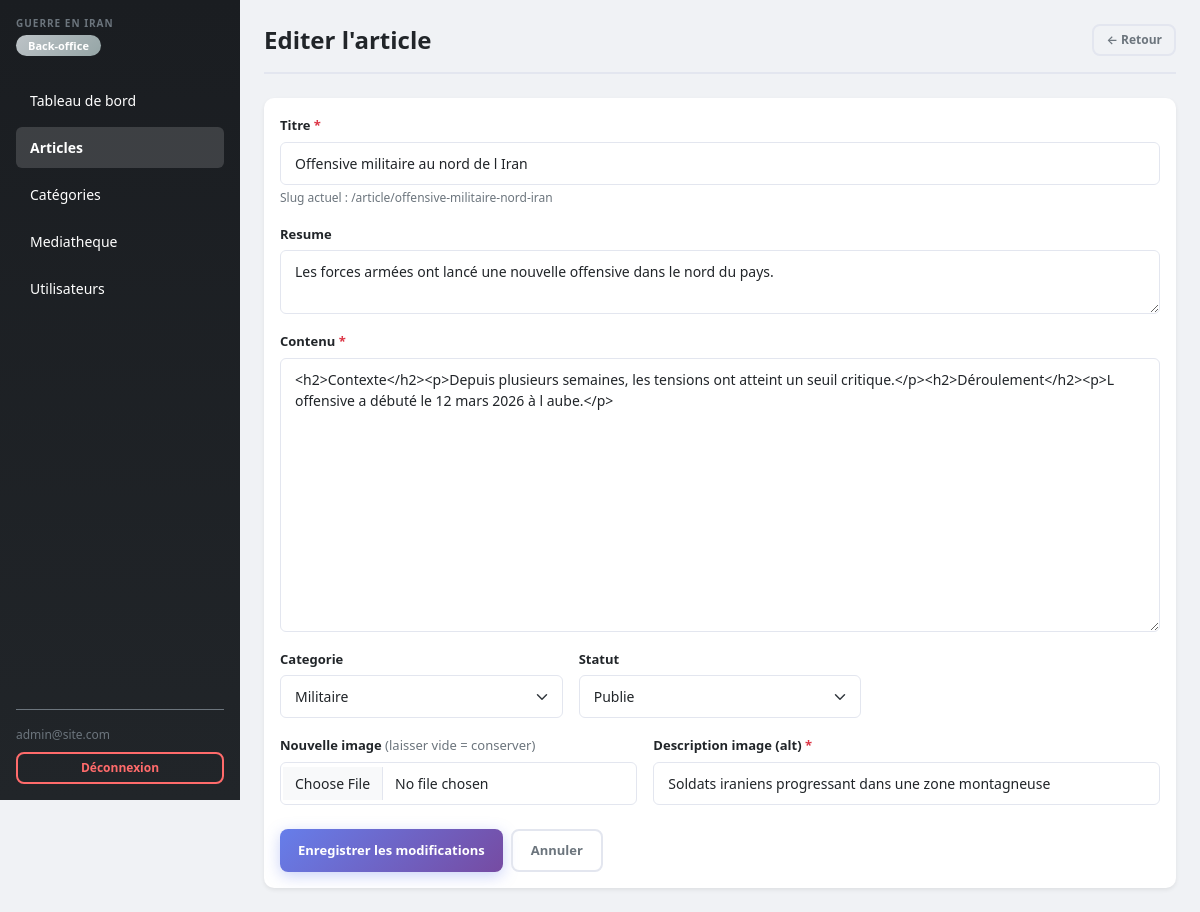
/backoffice/src/articles/edit.php?id=1 (signed in), run on the app's committed database.
### tables this page shows
CREATE TABLE IF NOT EXISTS articles (
  id               INT AUTO_INCREMENT PRIMARY KEY,
  titre            VARCHAR(255) NOT NULL,
  slug             VARCHAR(255) UNIQUE NOT NULL,
  contenu          LONGTEXT,
  resume           TEXT,
  image            VARCHAR(255),
  alt_image        VARCHAR(255),
  date_publication DATETIME DEFAULT CURRENT_TIMESTAMP,
  statut           ENUM('publie','brouillon','planifie') DEFAULT 'brouillon',
  categorie_id     INT,
  user_id          INT,
  created_at       DATETIME DEFAULT CURRENT_TIMESTAMP,
  updated_at       DATETIME DEFAULT CURRENT_TIMESTAMP ON UPDATE CURRENT_TIMESTAMP,
  FOREIGN KEY (categorie_id) REFERENCES categories(id) ON DELETE SET NULL,
  FOREIGN KEY (user_id)      REFERENCES users(id)      ON DELETE SET NULL
);

CREATE TABLE IF NOT EXISTS categories (
  id          INT AUTO_INCREMENT PRIMARY KEY,
  nom         VARCHAR(100) NOT NULL,
  slug        VARCHAR(100) UNIQUE NOT NULL,
  description TEXT
);

### backoffice/src/includes/db.php (called while the page is built, shortened)
<?php
$host = $_ENV['DB_HOST'] ?? $_SERVER['DB_HOST'] ?? getenv('DB_HOST') ?: 'db';
$db   = $_ENV['DB_NAME'] ?? $_SERVER['DB_NAME'] ?? getenv('DB_NAME') ?: 'guerre_iran';
$user = $_ENV['DB_USER'] ?? $_SERVER['DB_USER'] ?? getenv('DB_USER') ?: 'user';
$pass = $_ENV['DB_PASS'] ?? $_SERVER['DB_PASS'] ?? getenv('DB_PASS') ?: 'password';
try {
    $pdo = new PDO(
        "mysql:host=$host;dbname=$db;charset=utf8mb4",
        $user, $pass,
        [
            PDO::ATTR_ERRMODE            => PDO::ERRMODE_EXCEPTION,
            PDO::ATTR_DEFAULT_FETCH_MODE => PDO::FETCH_ASSOC,
            PDO::ATTR_EMULATE_PREPARES   => false,
        ]
    );
} catch (PDOException $e) {
    die('Connexion BDD echouee : ' . $e->getMessage());
}
function getCategories(): array {
    global $pdo;
    return $pdo->query(
        "SELECT c.*, COUNT(a.id) AS nb_articles
         FROM categories c
         LEFT JOIN articles a ON a.categorie_id = c.id
         GROUP BY c.id
         ORDER BY c.nom ASC"
    )->fetchAll();
}
function getArticleById(int $id): ?array {
    global $pdo;
    $st = $pdo->prepare(
        "SELECT a.*, c.nom AS categorie
         FROM articles a
         LEFT JOIN categories c ON a.categorie_id = c.id
         WHERE a.id = ?"
    );
    $st->execute([$id]);
    return $st->fetch() ?: null;
}

### backoffice/src/articles/edit.php (the view, shortened to what this page needs)
<?php
require_once '../includes/db.php';
$id      = (int)($_GET['id'] ?? 0);
$article = getArticleById($id);
$categories = getCategories();
require '../includes/nav.php';
?>
<div class="page-header">
    <h1>Editer l'article</h1>
    <a href="/articles/list.php" class="btn btn-outline-secondary btn-sm">← Retour</a>
</div>
<div class="card border-0 shadow-sm">
    <div class="card-body">
        <form method="POST" enctype="multipart/form-data">
            <div class="mb-3">
                <label class="form-label" for="titre">Titre <span class="text-danger">*</span></label>
                <input type="text" id="titre" name="titre" class="form-control" required
                       value="<?= htmlspecialchars($article['titre']) ?>">
                <div class="form-text text-secondary">Slug actuel : /article/<?= htmlspecialchars($article['slug']) ?></div>
            </div>
            <div class="mb-3">
                <label class="form-label" for="resume">Resume</label>
                <textarea id="resume" name="resume" class="form-control" rows="2" maxlength="155"><?= htmlspecialchars($article['resume'] ?? '') ?></textarea>
            </div>
            <div class="mb-3">
                <label class="form-label" for="contenu">Contenu <span class="text-danger">*</span></label>
                <textarea id="contenu" name="contenu" class="form-control" rows="12" required><?= htmlspecialchars($article['contenu'] ?? '') ?></textarea>
            </div>
            <div class="row g-3 mb-3">
                <div class="col-md-4">
                    <label class="form-label" for="categorie_id">Categorie</label>
                    <select id="categorie_id" name="categorie_id" class="form-select">
                        <?php foreach ($categories as $c): ?>
                            <option value="<?= $c['id'] ?>" <?= ($article['categorie_id'] == $c['id']) ? 'selected' : '' ?>>
                                <?= htmlspecialchars($c['nom']) ?>
                            </option>
                        <?php endforeach; ?>
                    </select>
                </div>
                <div class="col-md-4">
                    <label class="form-label" for="statut">Statut</label>
                    <select id="statut" name="statut" class="form-select" onchange="toggleDatePublication()">
                        <option value="publie" <?= ($article['statut'] === 'publie') ? 'selected' : '' ?>>Publie</option>
                    </select>
                </div>
            </div>
            <div class="row g-3 mb-4">
                <div class="col-md-5">
                    <label class="form-label" for="image">
                        Nouvelle image
                        <span class="text-secondary fw-normal">(laisser vide = conserver)</span>
                    </label>
                    <input type="file" id="image" name="image" class="form-control"
                           accept="image/jpeg,image/png,image/webp" onchange="previewImage(this)">
                </div>
                <div class="col-md-7">
                    <label class="form-label" for="alt_image">Description image (alt) <span class="text-danger">*</span></label>
                    <input type="text" id="alt_image" name="alt_image" class="form-control" required
                           value="<?= htmlspecialchars($article['alt_image'] ?? '') ?>">
                </div>
            </div>
            <div class="d-flex gap-2">
                <button type="submit" class="btn btn-dark">Enregistrer les modifications</button>
                <a href="/articles/list.php" class="btn btn-outline-secondary">Annuler</a>
            </div>
        </form>
    </div>
</div>
<?php require '../includes/footer.php'; ?>

### backoffice/src/assets/css/style.css (style rules this page uses)
:root { --primary: #212529; --primary-light: #495057; --success: #198754; --info: #0dcaf0; --warning: #ffc107; --danger: #dc3545; --secondary: #6c757d; --light: #f8f9fa; --border: #e3e6ef; --bg: #f0f2f5; --white: #ffffff; --shadow: 0 2px 8px rgba(0,0,0,0.08); --radius: 10px; }
* { box-sizing: border-box; }
body { background: var(--bg); font-family: 'Segoe UI', -apple-system, BlinkMacSystemFont, sans-serif; font-size: 14px; color: var(--primary); margin: 0; }
.page-header { display: flex; align-items: center; justify-content: space-between; margin-bottom: 1.5rem; padding-bottom: 1rem; border-bottom: 2px solid var(--border); }
.page-header h1 { font-size: 1.5rem; font-weight: 700; margin: 0; color: var(--primary); }
.card { border-radius: var(--radius); overflow: hidden; }
.btn { font-weight: 600; border-radius: 8px; padding: 10px 18px; font-size: 13px; transition: all 0.3s ease; border: none; }
.btn-dark { background: linear-gradient(135deg, #667eea 0%, #764ba2 100%); border: none; box-shadow: 0 4px 15px rgba(102, 126, 234, 0.35); }
.btn-outline-secondary { border: 2px solid var(--border); color: var(--secondary); background: transparent; }
.btn-sm { padding: 5px 12px; font-size: 12px; }
.form-label { font-weight: 600; font-size: 13px; color: var(--primary); margin-bottom: 6px; }
.form-control, .form-select { border-radius: 6px; border: 1px solid var(--border); padding: 10px 14px; font-size: 14px; transition: all 0.2s; }
.form-text { font-size: 12px; color: var(--secondary); margin-top: 4px; }
.card, .stat-card, .stat-card-mini { animation: fadeIn 0.3s ease; }

### data on the page
articles: titre "Offensive militaire au nord de l Iran", slug "offensive-militaire-nord-iran", resume "Les forces armées ont lancé une nouvelle offensive dans le nord du pays.", contenu "<h2>Contexte</h2><p>Depuis plusieurs semaines, les tensions ont atteint un seuil critique.</p><h2>Déroulement</h2><p>L offensive a débuté le 12 mars 2026 à l aube.</p>", categorie_id "Militaire", statut "Publie", alt_image "Soldats iraniens progressant dans une zone montagneuse"

### other printed values
$currentUser['email'] "admin@site.com"
